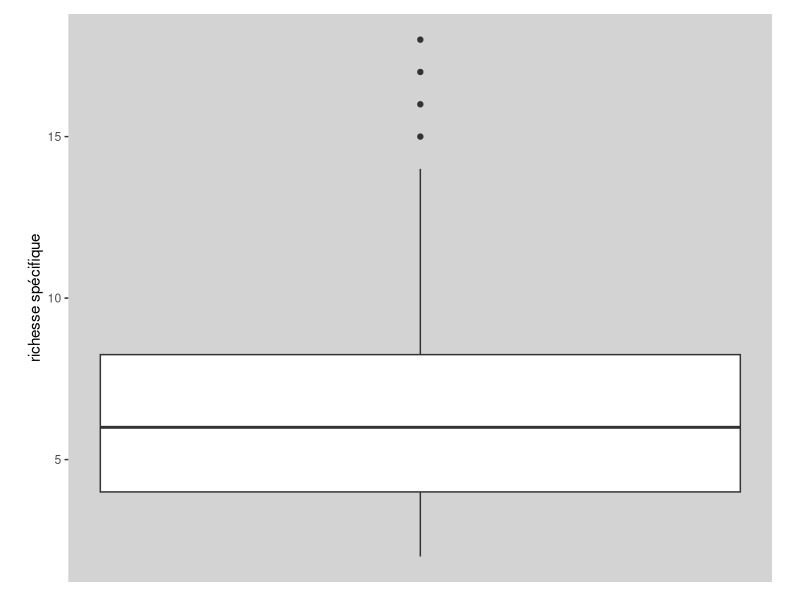

Write R code to recreate this figure.
## ---- chunk 1
#importation
dataAnts <- read.table("BogAnts.txt", dec=".", header = TRUE)

#Passer la localisation en facteur 
dataAnts$Location<-as.factor(dataAnts$Location)

#vérification du type des variables 
str(dataAnts)
## ---- chunk 2
library(ggplot2)
## ---- chunk 3
par(mfrow=c(1,2))

# Boxplot 
ggplot(data = dataAnts, aes(y = Nsp))+
  geom_boxplot()+
  labs(y = "richesse spécifique")+
  theme(
    panel.background = element_rect(fill="lightgrey"),
    panel.grid.major = element_blank(),
    panel.grid.minor = element_blank(),
    plot.margin = margin(10,20,10,20),
    axis.text.x = element_blank(),
    axis.ticks.x = element_blank()
  )
